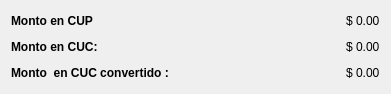
     <widget class="QWidget" name="verticalLayoutWidget_6">
      <property name="geometry">
       <rect>
        <x>710</x>
        <y>60</y>
        <width>391</width>
        <height>85</height>
       </rect>
      </property>
      <layout class="QVBoxLayout" name="verticalLayout_10">
       <item>
        <layout class="QHBoxLayout" name="horizontalLayout_29">
         <item>
          <widget class="QLabel" name="label_19">
           <property name="font">
            <font>
             <weight>75</weight>
             <bold>true</bold>
            </font>
           </property>
           <property name="text">
            <string>Monto en CUP</string>
           </property>
          </widget>
         </item>
         <item>
          <spacer name="horizontalSpacer_10">
           <property name="orientation">
            <enum>Qt::Horizontal</enum>
           </property>
           <property name="sizeHint" stdset="0">
            <size>
             <width>40</width>
             <height>20</height>
            </size>
           </property>
          </spacer>
         </item>
         <item>
          <widget class="QLabel" name="label_montoCUPparcial">
           <property name="text">
            <string>$ 0.00</string>
           </property>
          </widget>
         </item>
        </layout>
       </item>
       <item>
        <layout class="QHBoxLayout" name="horizontalLayout_15">
         <item>
          <widget class="QLabel" name="label_12">
           <property name="font">
            <font>
             <weight>75</weight>
             <bold>true</bold>
            </font>
           </property>
           <property name="text">
            <string>Monto en CUC:</string>
           </property>
          </widget>
         </item>
         <item>
          <spacer name="horizontalSpacer_9">
           <property name="orientation">
            <enum>Qt::Horizontal</enum>
           </property>
           <property name="sizeHint" stdset="0">
            <size>
             <width>40</width>
             <height>20</height>
            </size>
           </property>
          </spacer>
         </item>
         <item>
          <widget class="QLabel" name="label_montoCUCparcial">
           <property name="text">
            <string>$ 0.00</string>
           </property>
          </widget>
         </item>
        </layout>
       </item>
       <item>
        <layout class="QHBoxLayout" name="horizontalLayout_28">
         <item>
          <widget class="QLabel" name="label_13">
           <property name="font">
            <font>
             <weight>75</weight>
             <bold>true</bold>
            </font>
           </property>
           <property name="text">
            <string>Monto  en CUC convertido :</string>
           </property>
          </widget>
         </item>
         <item>
          <spacer name="horizontalSpacer_8">
           <property name="orientation">
            <enum>Qt::Horizontal</enum>
           </property>
           <property name="sizeHint" stdset="0">
            <size>
             <width>40</width>
             <height>20</height>
            </size>
           </property>
          </spacer>
         </item>
         <item>
          <widget class="QLabel" name="label_montoCUCconvertido">
           <property name="text">
            <string>$ 0.00</string>
           </property>
          </widget>
         </item>
        </layout>
       </item>
      </layout>
     </widget>
